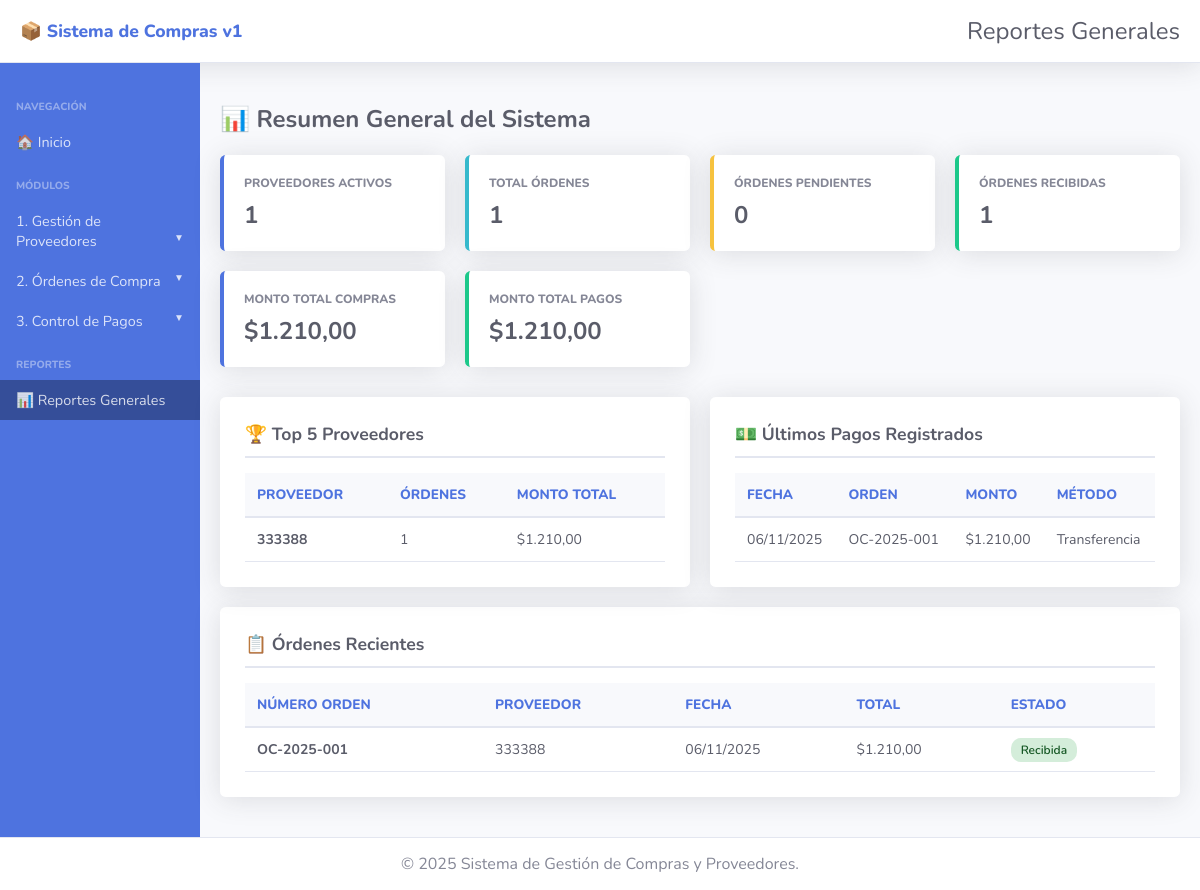
Screenshot of /reportes/index.php with the database file from the repository.
### tables this page shows
CREATE TABLE `pagos` (
  `id` int(11) NOT NULL,
  `id_orden` int(11) NOT NULL,
  `fecha_pago` date NOT NULL,
  `monto` decimal(10,2) NOT NULL,
  `metodo_pago` varchar(50) NOT NULL,
  `numero_comprobante` varchar(100) DEFAULT NULL,
  `observaciones` text DEFAULT NULL,
  `fecha_registro` timestamp NOT NULL DEFAULT current_timestamp()
);

CREATE TABLE `ordenes_compra` (
  `id` int(11) NOT NULL,
  `numero_orden` varchar(50) NOT NULL,
  `id_proveedor` int(11) NOT NULL,
  `fecha_emision` date NOT NULL,
  `fecha_entrega_estimada` date DEFAULT NULL,
  `fecha_recepcion` date DEFAULT NULL,
  `subtotal` decimal(10,2) NOT NULL DEFAULT 0.00,
  `impuestos` decimal(10,2) NOT NULL DEFAULT 0.00,
  `total` decimal(10,2) NOT NULL DEFAULT 0.00,
  `observaciones` text DEFAULT NULL,
  `estado` enum('Pendiente','Enviada','Recibida','Cancelada') DEFAULT 'Pendiente',
  `fecha_registro` timestamp NOT NULL DEFAULT current_timestamp(),
  `fecha_modificacion` timestamp NOT NULL DEFAULT current_timestamp() ON UPDATE current_timestamp()
);

CREATE TABLE `proveedores` (
  `id` int(11) NOT NULL,
  `nombre` varchar(200) NOT NULL,
  `razon_social` varchar(200) DEFAULT NULL,
  `cuit` varchar(13) DEFAULT NULL,
  `contacto` varchar(100) DEFAULT NULL,
  `email` varchar(100) DEFAULT NULL,
  `telefono` varchar(20) DEFAULT NULL,
  `direccion` text DEFAULT NULL,
  `condiciones_pago` varchar(50) DEFAULT '30 días',
  `estado` enum('Activo','Inactivo') DEFAULT 'Activo',
  `fecha_registro` timestamp NOT NULL DEFAULT current_timestamp(),
  `fecha_modificacion` timestamp NOT NULL DEFAULT current_timestamp() ON UPDATE current_timestamp()
);

### config.php (called while the page is built, shortened)
<?php
function formatearFecha($fecha) {
    $timestamp = strtotime($fecha);
    return date('d/m/Y', $timestamp);
}
function formatearMoneda($monto) {
    return '$' . number_format($monto, 2, ',', '.');
}

### reportes/index.php (the view, shortened to what this page needs)
<?php
require_once '../config.php';
$conexion = conectarDB();
$sql_stats = "SELECT
                (SELECT COUNT(*) FROM proveedores WHERE estado = 'Activo') as total_proveedores,
                (SELECT COUNT(*) FROM ordenes_compra) as total_ordenes,
                (SELECT COUNT(*) FROM ordenes_compra WHERE estado = 'Pendiente') as ordenes_pendientes,
                (SELECT COUNT(*) FROM ordenes_compra WHERE estado = 'Recibida') as ordenes_recibidas,
                (SELECT COALESCE(SUM(total), 0) FROM ordenes_compra) as monto_total_ordenes,
                (SELECT COALESCE(SUM(monto), 0) FROM pagos) as monto_total_pagos";
$stats = $conexion->query($sql_stats)->fetch_assoc();
$sql_top_prov = "SELECT
                    p.nombre,
                    COUNT(o.id) as total_ordenes,
                    COALESCE(SUM(o.total), 0) as monto_total
                FROM proveedores p
                LEFT JOIN ordenes_compra o ON p.id = o.id_proveedor
                GROUP BY p.id
                HAVING monto_total > 0
                ORDER BY monto_total DESC
                LIMIT 5";
$top_proveedores = $conexion->query($sql_top_prov);
$sql_recientes = "SELECT
                    o.numero_orden,
                    o.fecha_emision,
                    o.total,
                    o.estado,
                    p.nombre as nombre_proveedor
                FROM ordenes_compra o
                INNER JOIN proveedores p ON o.id_proveedor = p.id
                ORDER BY o.fecha_emision DESC
                LIMIT 10";
$ordenes_recientes = $conexion->query($sql_recientes);
$sql_pagos_rec = "SELECT
                    pag.fecha_pago,
                    pag.monto,
                    pag.metodo_pago,
                    o.numero_orden,
                    p.nombre as nombre_proveedor
                FROM pagos pag
                INNER JOIN ordenes_compra o ON pag.id_orden = o.id
                INNER JOIN proveedores p ON o.id_proveedor = p.id
                ORDER BY pag.fecha_pago DESC
                LIMIT 10";
$pagos_recientes = $conexion->query($sql_pagos_rec);
require_once __DIR__ . '/../includes/header.php';
?>
<h2 style="color: #5a5c69; margin-bottom: 20px;">📊 Resumen General del Sistema</h2>
<div class="stat-grid" style="margin-bottom: 30px;">
    <div class="stat-card primary">
        <p class="stat-label">Proveedores Activos</p>
        <p class="stat-value"><?php echo $stats['total_proveedores']; ?></p>
    </div>
    <div class="stat-card info">
        <p class="stat-label">Total Órdenes</p>
        <p class="stat-value"><?php echo $stats['total_ordenes']; ?></p>
    </div>
    <div class="stat-card warning">
        <p class="stat-label">Órdenes Pendientes</p>
        <p class="stat-value"><?php echo $stats['ordenes_pendientes']; ?></p>
    </div>
    <div class="stat-card success">
        <p class="stat-label">Órdenes Recibidas</p>
        <p class="stat-value"><?php echo $stats['ordenes_recibidas']; ?></p>
    </div>
    <div class="stat-card primary">
        <p class="stat-label">Monto Total Compras</p>
        <p class="stat-value"><?php echo formatearMoneda($stats['monto_total_ordenes']); ?></p>
    </div>
    <div class="stat-card success">
        <p class="stat-label">Monto Total Pagos</p>
        <p class="stat-value"><?php echo formatearMoneda($stats['monto_total_pagos']); ?></p>
    </div>
</div>
<div style="display: grid; grid-template-columns: 1fr 1fr; gap: 20px; margin-bottom: 20px;">
    <div class="table-container" style="margin: 0;">
        <h3 style="color: #5a5c69; font-size: 1.1rem; font-weight: 700; margin: 0 0 15px 0; padding-bottom: 10px; border-bottom: 2px solid #e3e6f0;">
            🏆 Top 5 Proveedores
        </h3>
        <table>
            <thead>
                <tr>
                    <th>Proveedor</th>
                    <th>Órdenes</th>
                    <th>Monto Total</th>
                </tr>
            </thead>
            <tbody>
                <?php while ($prov = $top_proveedores->fetch_assoc()): ?>
                    <tr>
                        <td><strong><?php echo htmlspecialchars($prov['nombre']); ?></strong></td>
                        <td><?php echo $prov['total_ordenes']; ?></td>
                        <td><?php echo formatearMoneda($prov['monto_total']); ?></td>
                    </tr>
                <?php endwhile; ?>
            </tbody>
        </table>
    </div>
    <div class="table-container" style="margin: 0;">
        <h3 style="color: #5a5c69; font-size: 1.1rem; font-weight: 700; margin: 0 0 15px 0; padding-bottom: 10px; border-bottom: 2px solid #e3e6f0;">
            💵 Últimos Pagos Registrados
        </h3>
        <table>
            <thead>
                <tr>
                    <th>Fecha</th>
                    <th>Orden</th>
                    <th>Monto</th>
                    <th>Método</th>
                </tr>
            </thead>
            <tbody>
                <?php while ($pago = $pagos_recientes->fetch_assoc()): ?>
                    <tr>
                        <td><?php echo formatearFecha($pago['fecha_pago']); ?></td>
                        <td><?php echo htmlspecialchars($pago['numero_orden']); ?></td>
                        <td><?php echo formatearMoneda($pago['monto']); ?></td>
                        <td><?php echo htmlspecialchars($pago['metodo_pago']); ?></td>
                    </tr>
                <?php endwhile; ?>
            </tbody>
        </table>
    </div>
</div>
<div class="table-container">
    <h3 style="color: #5a5c69; font-size: 1.1rem; font-weight: 700; margin: 0 0 15px 0; padding-bottom: 10px; border-bottom: 2px solid #e3e6f0;">
        📋 Órdenes Recientes
    </h3>
    <table>
        <thead>
            <tr>
                <th>Número Orden</th>
                <th>Proveedor</th>
                <th>Fecha</th>
                <th>Total</th>
                <th>Estado</th>
            </tr>
        </thead>
        <tbody>
            <?php while ($orden = $ordenes_recientes->fetch_assoc()): ?>
                <tr>
                    <td><strong><?php echo htmlspecialchars($orden['numero_orden']); ?></strong></td>
                    <td><?php echo htmlspecialchars($orden['nombre_proveedor']); ?></td>
                    <td><?php echo formatearFecha($orden['fecha_emision']); ?></td>
                    <td><?php echo formatearMoneda($orden['total']); ?></td>
                    <td>
                        <?php
                        $clase_badge = 'badge-' . strtolower($orden['estado']);
                        ?>
                        <span class="badge <?php echo $clase_badge; ?>"><?php echo $orden['estado']; ?></span>
                    </td>
                </tr>
            <?php endwhile; ?>
        </tbody>
    </table>
</div>
<?php require_once __DIR__ . '/../includes/footer.php'; ?>

### styles.css (style rules this page uses)
* { box-sizing: border-box; }
body { font-family: 'Nunito', sans-serif; margin: 0; padding: 0; background-color: #f8f9fc; color: #333; }
.stat-grid { display: grid; grid-template-columns: repeat(auto-fit, minmax(200px, 1fr)); gap: 20px; margin-bottom: 30px; }
.stat-card { background-color: white; border-radius: 0.35rem; padding: 20px; box-shadow: 0 0.15rem 1.75rem 0 rgba(58, 59, 69, 0.15); border-left: 0.25rem solid; }
.stat-title, .stat-label { font-size: 0.75rem; font-weight: 800; margin: 0 0 8px 0; text-transform: uppercase; color: #858796; }
.stat-value { font-size: 1.5rem; font-weight: 700; margin: 0; color: #5a5c69; }
.stat-card.primary { border-left-color: #4e73df; }
.stat-card.success { border-left-color: #1cc88a; }
.stat-card.info { border-left-color: #36b9cc; }
.stat-card.warning { border-left-color: #f6c23e; }
.form-container, .table-container { background-color: white; padding: 25px; border-radius: 0.35rem; box-shadow: 0 0.15rem 1.75rem 0 rgba(58, 59, 69, 0.15); margin: 20px auto; width: 100%; max-width: 1051px; }
table { width: 100%; border-collapse: collapse; }
table thead { background-color: #f8f9fc; }
table th { padding: 12px; text-align: left; font-size: 0.85rem; font-weight: 800; text-transform: uppercase; color: #4e73df; border-bottom: 2px solid #e3e6f0; }
table td { padding: 12px; border-bottom: 1px solid #e3e6f0; color: #5a5c69; font-size: 0.875rem; }
.badge { padding: 4px 10px; border-radius: 10px; font-size: 0.75rem; font-weight: 600; }
.badge-success, .badge-activo, .badge-recibida, .badge-normal { background-color: #d4edda; color: #155724; }

### rows the page displays
pagos: fecha_pago "06/11/2025", id_orden.numero_orden "OC-2025-001", monto "$1.210,00", metodo_pago "Transferencia"
ordenes_compra: numero_orden "OC-2025-001", id_proveedor.nombre "333388", fecha_emision "06/11/2025", total "$1.210,00", estado "Recibida"

### other values shown
$page_heading "Reportes Generales"
$stats['total_proveedores'] "1"
$stats['total_ordenes'] "1"
$stats['ordenes_pendientes'] "0"
$stats['ordenes_recibidas'] "1"
formatearMoneda($stats['monto_total_ordenes']) "$1.210,00"
formatearMoneda($stats['monto_total_pagos']) "$1.210,00"
$prov['nombre'] "333388"
$prov['total_ordenes'] "1"
formatearMoneda($prov['monto_total']) "$1.210,00"
